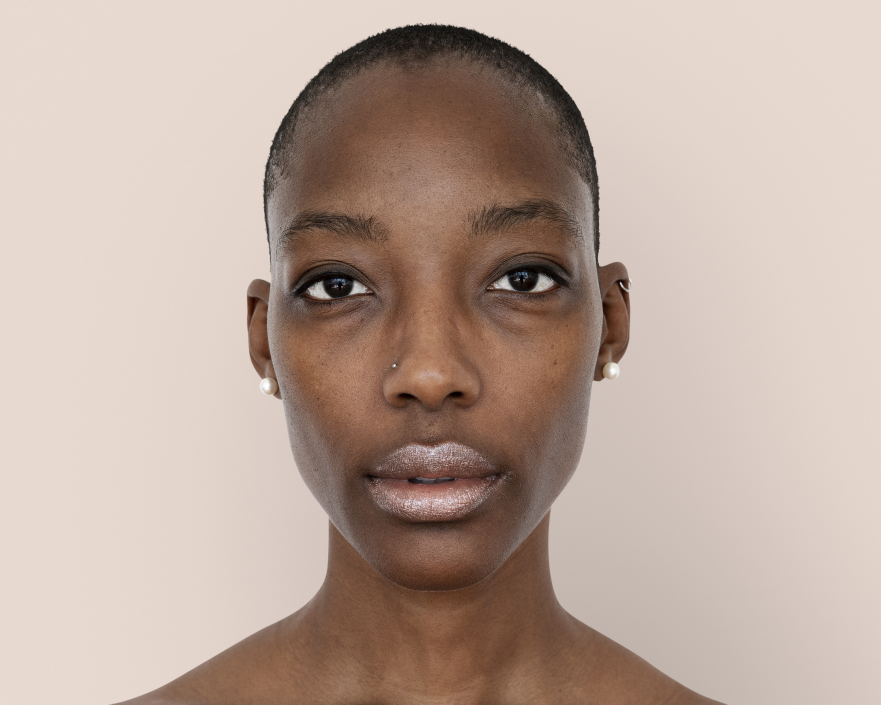
#> input picture encoding-faces-within-images/images/african-woman-face.jpg, 2642 x 2114 px (shown at 1/3 size)
$ python -i lambda_function.py   (imports and definitions only)
#> lines starting #> are read from the running program, lines starting #| are printed output that depends on the picture
import boto3
import io
from PIL import Image
import numpy as np
import cv2

# Initialize the S3 client
# [1 line that did not run here, left out]

def lambda_handler(event, context):
    # Extract bucket name and file key from the event
    bucket_name = event['Records'][0]['s3']['bucket']['name']
    file_key = event['Records'][0]['s3']['object']['key']

    # Get the file from S3
    file_obj = s3_client.get_object(Bucket=bucket_name, Key=file_key)
    file_content = file_obj['Body'].read()

    # Convert to an OpenCV format
    image = np.array(Image.open(io.BytesIO(file_content)))
    image = cv2.cvtColor(image, cv2.COLOR_RGB2BGR)

    # Encode the face in the image
    encoded_vector = encode_face(image)

    # Output the vector
    return encoded_vector.tolist()

def encode_face(image_path):
    # Load the pre-trained HAAR classifier for face detection
#> called with image_path = 'images/african-woman-face.jpg'
    face_cascade = cv2.CascadeClassifier(cv2.data.haarcascades + 'haarcascade_frontalface_default.xml')

    # Load the image
    image = cv2.imread(image_path)
#> image is the input picture: shape (2114, 2642, 3); mean B, G, R 157.5, 168.6, 188.4
    gray = cv2.cvtColor(image, cv2.COLOR_BGR2GRAY)
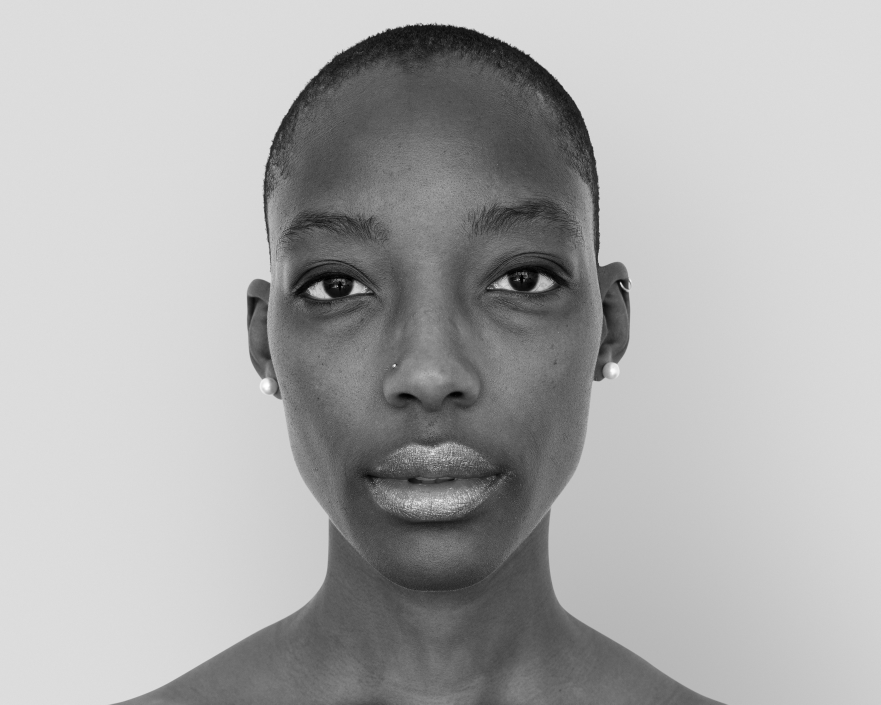
#> gray: shape (2114, 2642) (shown at 1/3 size); min 0, max 255, mean 173.2

    # Detect faces in the image
    faces = face_cascade.detectMultiScale(gray, 1.3, 5)
#> faces = [[690, 416, 1216, 1216]]

    # For simplicity, consider only the first detected face
    if len(faces) > 0:
        x, y, w, h = faces[0]
#> x = 690; y = 416; w = 1216; h = 1216
        face_region = gray[y:y+h, x:x+w]
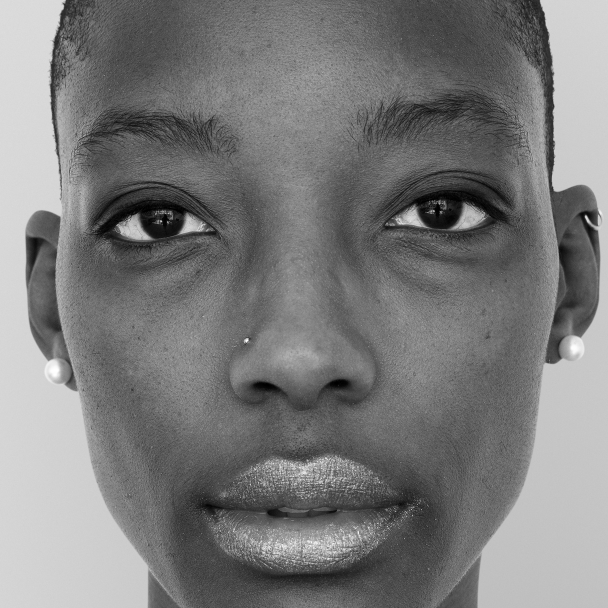
#> face_region: shape (1216, 1216) (shown at 1/2 size); min 0, max 255, mean 123.3

        # Resize the face region to a fixed size and flatten
        face_region = cv2.resize(face_region, (64, 64))
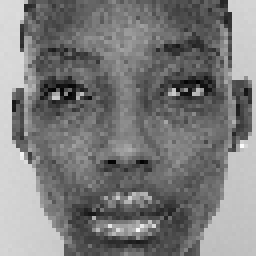
#> face_region: shape (64, 64) (shown 4 times larger); min 1, max 252, mean 123.2
        return face_region.flatten()
    else:
        return np.array([])

>>> result = encode_face('images/african-woman-face.jpg')
#> result = 4096 values, max 252 at index 2364, min 1 at index 1329, mean 123.2
